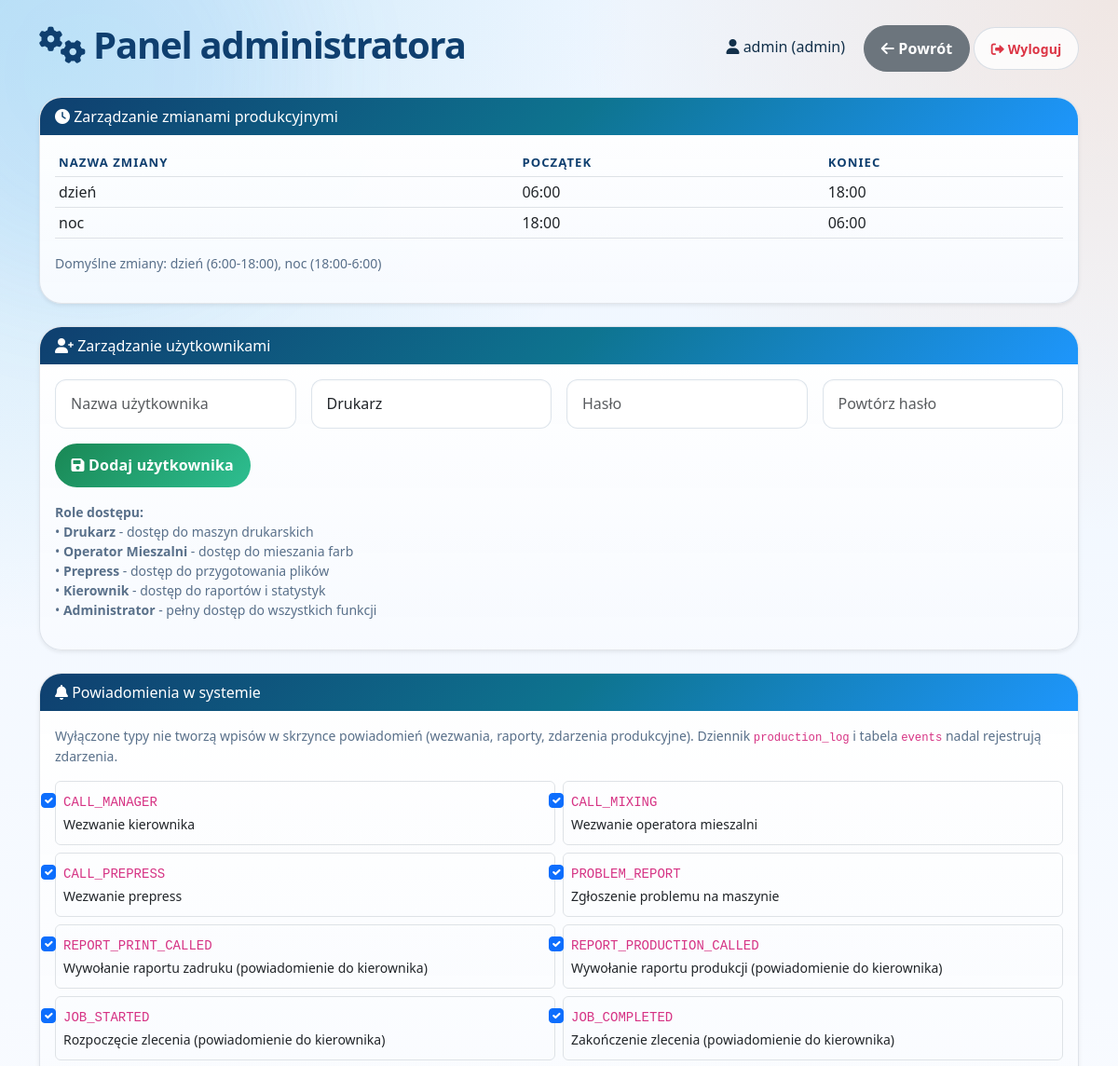
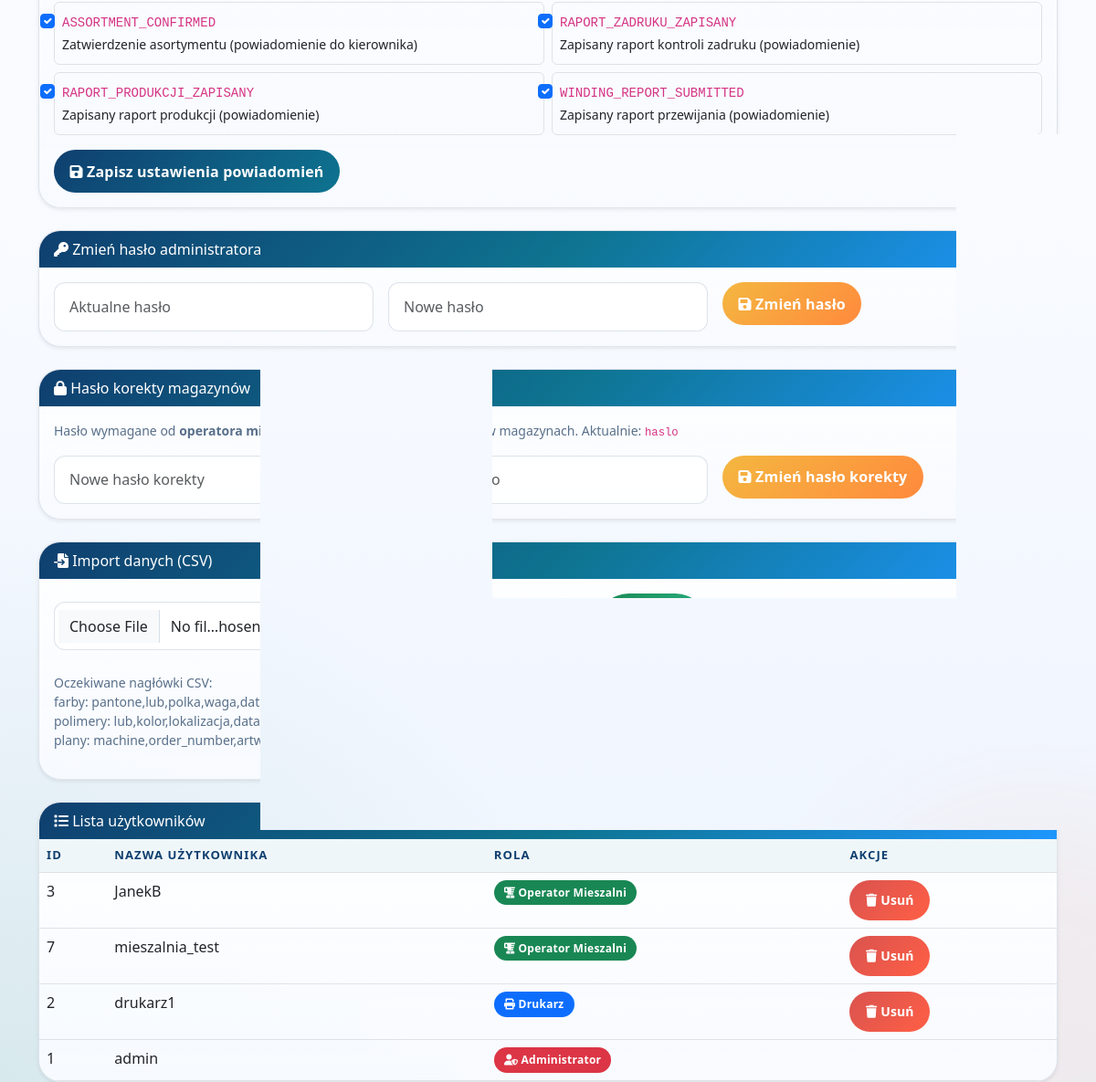
The page /admin (signed in) on the database its author committed (2 pictures, top to bottom).
### tables this page shows
CREATE TABLE shifts (
            id INTEGER PRIMARY KEY AUTOINCREMENT,
            name TEXT NOT NULL UNIQUE,  -- dzien, noc
            start_time TIME NOT NULL,
            end_time TIME NOT NULL
        );

CREATE TABLE notification_settings (
            event_key TEXT PRIMARY KEY,
            enabled INTEGER NOT NULL DEFAULT 1
        );

CREATE TABLE system_settings (
            key TEXT PRIMARY KEY,
            value TEXT NOT NULL
        );

CREATE TABLE users (
            id INTEGER PRIMARY KEY AUTOINCREMENT,
            username TEXT UNIQUE NOT NULL,
            role TEXT NOT NULL,
            password TEXT
        );

### routers/admin.py (the view)
@router.get("")
def admin_panel(
    request: Request,
    admin=Depends(require_admin),
    error: str = Query(None),
    success: str = Query(None),
    conn=Depends(get_db),
):
    cur = conn.cursor()
    cur.execute("SELECT id, username, role FROM users ORDER BY role DESC, username")
    users = cur.fetchall()
    cur.execute("SELECT name, start_time, end_time FROM shifts ORDER BY start_time")
    shifts = cur.fetchall()
    cur.execute("SELECT event_key, enabled FROM notification_settings")
    settings_map = {r["event_key"]: bool(r["enabled"]) for r in cur.fetchall()}
    notification_prefs = [
        {"key": k, "label": v, "enabled": settings_map.get(k, True)}
        for k, v in NOTIFICATION_EVENT_LABELS.items()
    ]
    context = {
        "users": users,
        "shifts": shifts,
        "notification_prefs": notification_prefs,
        "edit_password_current": get_edit_password(cur),
        "user": {"username": request.session.get("username"), "role": request.session.get("role")},
    }
    if error:
        context["error"] = error
    if success:
        context["success"] = success
    return render_template("admin_panel.html", context)

### templates/admin_panel.html (shortened to what this page needs)
<!DOCTYPE html>
<html lang="pl">
<head>
    <link href="https://cdn.jsdelivr.net/npm/bootstrap@5.3.0/dist/css/bootstrap.min.css" rel="stylesheet">
    <link rel="stylesheet" href="https://cdnjs.cloudflare.com/ajax/libs/font-awesome/6.0.0/css/all.min.css">
    <link rel="stylesheet" href="/static/app-modern.css">
</head>
<body class="bg-light">
<div class="container mt-4">
    <div class="d-flex justify-content-between align-items-center mb-4">
        <h1><i class="fas fa-cogs"></i> Panel administratora</h1>
        <div>
            <span class="me-3"><i class="fas fa-user"></i> {{ user.username }} ({{ user.role }})</span>
            <a href="/magazyn" class="btn btn-secondary"><i class="fas fa-arrow-left"></i> Powrót</a>
            <a href="/logout" class="btn btn-outline-danger btn-sm"><i class="fas fa-sign-out-alt"></i> Wyloguj</a>
        </div>
    </div>
    <div class="card shadow-sm mb-4">
        <div class="card-header bg-primary text-white"><i class="fas fa-clock"></i> Zarządzanie zmianami produkcyjnymi</div>
        <div class="card-body">
            <div class="table-responsive mb-3">
                <table class="table table-sm">
                    <thead>
                        <tr>
                            <th>Nazwa zmiany</th>
                            <th>Początek</th>
                            <th>Koniec</th>
                        </tr>
                    </thead>
                    <tbody>
                        {% for shift in shifts %}
                        <tr>
                            <td>{{ shift.name }}</td>
                            <td>{{ shift.start_time }}</td>
                            <td>{{ shift.end_time }}</td>
                        </tr>
                        {% endfor %}
                    </tbody>
                </table>
            </div>
            <p class="text-muted small">Domyślne zmiany: dzień (6:00-18:00), noc (18:00-6:00)</p>
        </div>
    </div>
    <div class="card shadow-sm mb-4">
        <div class="card-header bg-primary text-white"><i class="fas fa-user-plus"></i> Zarządzanie użytkownikami</div>
        <div class="card-body">
            <form method="post" action="/admin/add_user" class="row g-3 mb-3">
                <div class="col-md-3">
                    <input type="text" name="username" class="form-control" placeholder="Nazwa użytkownika" required>
                </div>
                <div class="col-md-3">
                    <select name="role" class="form-select" required>
                        <option value="drukarz">Drukarz</option>
                    </select>
                </div>
                <div class="col-md-3">
                    <input type="password" name="password" class="form-control" placeholder="Hasło" required>
                </div>
                <div class="col-md-3">
                    <input type="password" name="confirm_password" class="form-control" placeholder="Powtórz hasło" required>
                </div>
                <div class="col-md-3">
                    <button type="submit" class="btn btn-success"><i class="fas fa-save"></i> Dodaj użytkownika</button>
                </div>
            </form>
            <p class="text-muted small">
                <strong>Role dostępu:</strong><br>
                • <strong>Drukarz</strong> - dostęp do maszyn drukarskich<br>
                • <strong>Operator Mieszalni</strong> - dostęp do mieszania farb<br>
                • <strong>Prepress</strong> - dostęp do przygotowania plików<br>
                • <strong>Kierownik</strong> - dostęp do raportów i statystyk<br>
                • <strong>Administrator</strong> - pełny dostęp do wszystkich funkcji
            </p>
        </div>
    </div>
    <div class="card shadow-sm mb-4">
        <div class="card-header bg-primary text-white"><i class="fas fa-bell"></i> Powiadomienia w systemie</div>
        <div class="card-body">
            <p class="text-muted small">Wyłączone typy nie tworzą wpisów w skrzynce powiadomień (wezwania, raporty, zdarzenia produkcyjne). Dziennik <code>production_log</code> i tabela <code>events</code> nadal rejestrują zdarzenia.</p>
            <form method="post" action="/admin/notification-settings">
                <div class="row g-2">
                    {% for np in notification_prefs %}
                    <div class="col-md-6">
                        <div class="form-check border rounded p-2 h-100">
                            <input class="form-check-input" type="checkbox" name="{{ np.key }}" id="n-{{ np.key }}" {% if np.enabled %}checked{% endif %}>
                            <label class="form-check-label" for="n-{{ np.key }}">
                                <code class="small">{{ np.key }}</code><br><span class="small">{{ np.label }}</span>
                            </label>
                        </div>
                    </div>
                    {% endfor %}
                </div>
                <button type="submit" class="btn btn-primary mt-3"><i class="fas fa-save"></i> Zapisz ustawienia powiadomień</button>
            </form>
        </div>
    </div>
    <div class="card shadow-sm mb-4">
        <div class="card-header bg-primary text-white"><i class="fas fa-key"></i> Zmień hasło administratora</div>
        <div class="card-body">
            <form method="post" action="/admin/change_password" class="row g-3">
                <div class="col-md-4">
                    <input type="password" name="current_password" class="form-control" placeholder="Aktualne hasło" required>
                </div>
                <div class="col-md-4">
                    <input type="password" name="new_password" class="form-control" placeholder="Nowe hasło" required>
                </div>
                <div class="col-md-4">
                    <button type="submit" class="btn btn-warning"><i class="fas fa-save"></i> Zmień hasło</button>
                </div>
            </form>
        </div>
    </div>
    <div class="card shadow-sm mb-4">
        <div class="card-header bg-warning text-dark"><i class="fas fa-lock"></i> Hasło korekty magazynów</div>
        <div class="card-body">
            <p class="text-muted small mb-3">Hasło wymagane od <strong>operatora mieszalni</strong> i <strong>prepress</strong> przy edycji pozycji w magazynach. Aktualnie: <code>{{ edit_password_current }}</code></p>
            <form method="post" action="/admin/set-edit-password" class="row g-3">
                <div class="col-md-4">
                    <input type="password" name="new_edit_password" class="form-control" placeholder="Nowe hasło korekty" required>
                </div>
                <div class="col-md-4">
                    <input type="password" name="confirm_edit_password" class="form-control" placeholder="Powtórz hasło" required>
                </div>
                <div class="col-md-4">
                    <button type="submit" class="btn btn-warning"><i class="fas fa-save"></i> Zmień hasło korekty</button>
                </div>
            </form>
        </div>
    </div>
    <div class="card shadow-sm mb-4">
        <div class="card-header bg-primary text-white"><i class="fas fa-file-import"></i> Import danych (CSV)</div>
        <div class="card-body">
            <div class="row g-3">
                <div class="col-md-4">
                    <form action="/admin/import_farby" method="post" enctype="multipart/form-data" class="d-flex gap-2 align-items-center">
                        <input type="file" name="plik" class="form-control" accept=".csv" required>
                        <button type="submit" class="btn btn-success">Import farb</button>
                    </form>
                </div>
                <div class="col-md-4">
                    <form action="/admin/import_polimery" method="post" enctype="multipart/form-data" class="d-flex gap-2 align-items-center">
                        <input type="file" name="plik" class="form-control" accept=".csv" required>
                        <button type="submit" class="btn btn-success">Import polimerów</button>
                    </form>
                </div>
                <div class="col-md-4">
                    <form action="/admin/import_plany" method="post" enctype="multipart/form-data" class="d-flex gap-2 align-items-center">
                        <input type="file" name="plik" class="form-control" accept=".csv" required>
                        <button type="submit" class="btn btn-success">Import planów</button>
                    </form>
                </div>
            </div>
            <p class="text-muted mt-3 small">Oczekiwane nagłówki CSV:<br>
                farby: pantone,lub,polka,waga,data_produkcji<br>
                polimery: lub,kolor,lokalizacja,data_waznosci,uwagi<br>
                plany: machine,order_number,artwork_number,lub_number,order_name,laminate,meters,pieces,planned_date
            </p>
        </div>
    </div>
    <div class="card shadow-sm">
        <div class="card-header bg-primary text-white"><i class="fas fa-list"></i> Lista użytkowników</div>
        <div class="card-body p-0">
            <div class="table-responsive">
                <table class="table table-hover mb-0">
                    <thead class="table-light">
                        <tr>
                            <th>ID</th>
                            <th>Nazwa użytkownika</th>
                            <th>Rola</th>
                            <th>Akcje</th>
                        </tr>
                    </thead>
                    <tbody>
                        {% for u in users %}
                        <tr>
                            <td>{{ u.id }}</td>
                            <td>{{ u.username }}</td>
                            <td>
                                {% if u.role == 'admin' %}
                                    <span class="badge bg-danger"><i class="fas fa-user-shield"></i> Administrator</span>
                                {% elif u.role == 'manager' %}
                                    <span class="badge bg-warning"><i class="fas fa-user-tie"></i> Kierownik</span>
                                {% elif u.role == 'drukarz' %}
                                    <span class="badge bg-primary"><i class="fas fa-print"></i> Drukarz</span>
                                {% elif u.role == 'operator_mieszalni' %}
                                    <span class="badge bg-success"><i class="fas fa-blender"></i> Operator Mieszalni</span>
                                {% elif u.role == 'prepress' %}
                                    <span class="badge bg-info"><i class="fas fa-images"></i> Prepress</span>
                                {% elif u.role == 'operator_przewijarki' %}
                                    <span class="badge bg-primary"><i class="fas fa-wind"></i> Operator Przewijarki</span>
                                {% else %}
                                    <span class="badge bg-secondary"><i class="fas fa-user"></i> {{ u.role }}</span>
                                {% endif %}
                            </td>
                            <td>
                                {% if u.role != 'admin' %}
                                <form method="post" action="/admin/delete_user" style="display:inline;">
                                    <button type="submit" class="btn btn-sm btn-danger" onclick="return confirm('Usunąć użytkownika {{ u.username }}?')"><i class="fas fa-trash"></i> Usuń</button>
                                </form>
                                {% endif %}
                            </td>
                        </tr>
                        {% endfor %}
                    </tbody>
                </table>
            </div>
        </div>
    </div>
</div>
</body>
</html>

### rows shown on the page
shifts: name "dzień", start_time "06:00", end_time "18:00"
shifts: name "noc", start_time "18:00", end_time "06:00"
notification_settings: key "CALL_MANAGER", label "Wezwanie kierownika"
notification_settings: key "CALL_MIXING", label "Wezwanie operatora mieszalni"
notification_settings: key "CALL_PREPRESS", label "Wezwanie prepress"
notification_settings: key "PROBLEM_REPORT", label "Zgłoszenie problemu na maszynie"
notification_settings: key "REPORT_PRINT_CALLED", label "Wywołanie raportu zadruku (powiadomienie do kierownika)"
notification_settings: key "REPORT_PRODUCTION_CALLED", label "Wywołanie raportu produkcji (powiadomienie do kierownika)"
notification_settings: key "JOB_STARTED", label "Rozpoczęcie zlecenia (powiadomienie do kierownika)"
notification_settings: key "JOB_COMPLETED", label "Zakończenie zlecenia (powiadomienie do kierownika)"
notification_settings: key "ASSORTMENT_CONFIRMED", label "Zatwierdzenie asortymentu (powiadomienie do kierownika)"
notification_settings: key "RAPORT_ZADRUKU_ZAPISANY", label "Zapisany raport kontroli zadruku (powiadomienie)"
notification_settings: key "RAPORT_PRODUKCJI_ZAPISANY", label "Zapisany raport produkcji (powiadomienie)"
notification_settings: key "WINDING_REPORT_SUBMITTED", label "Zapisany raport przewijania (powiadomienie)"
system_settings: value "haslo"
users: id "3", username "JanekB", shows "Operator Mieszalni"
users: id "7", username "mieszalnia_test", shows "Operator Mieszalni"
users: id "2", username "drukarz1", role "drukarz" (drawn)
users: id "1", username "admin", role "admin" (drawn)

### other values the page prints
{{ user.username }} "admin"
{{ user.role }} "admin"
